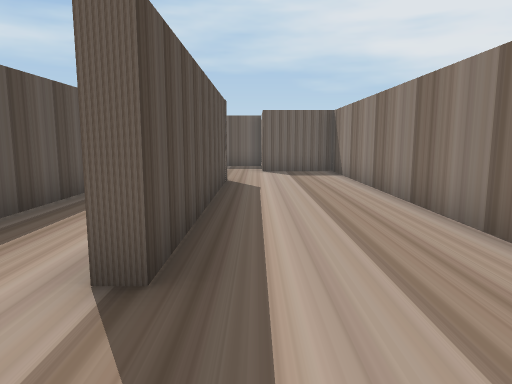
View 1 (above)

13 first-person views from a walk through a 3-D level made in the Unity game engine. The camera is 0.51 m above the floor, tilts 8° down and sees 70° across. The floor is counted in squares, 0.5 m on a side. Each view is taken from the middle of a square. On the plan, view 1 faces up. The plan holds only what a view shows up to about 13 squares ahead; the rest is blank.

View 2
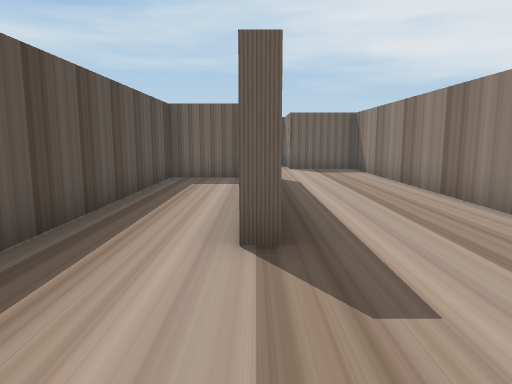

View 3
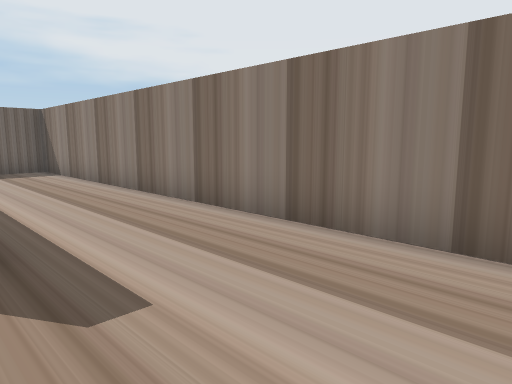

View 4
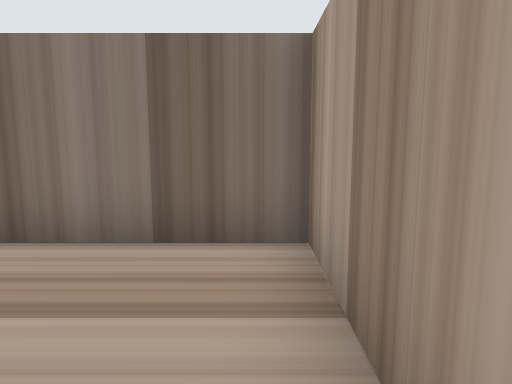

View 5
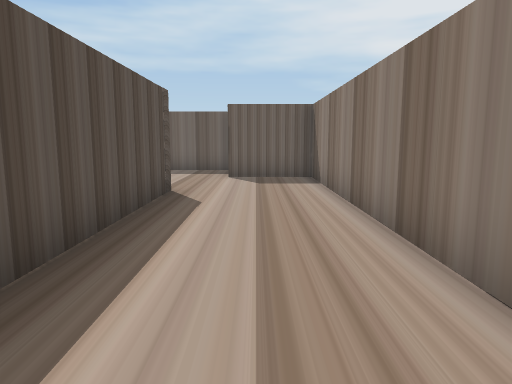

View 6
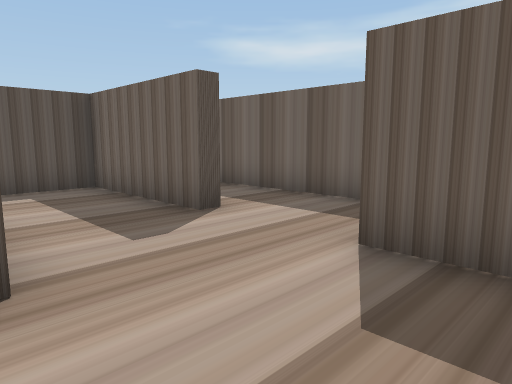

View 7
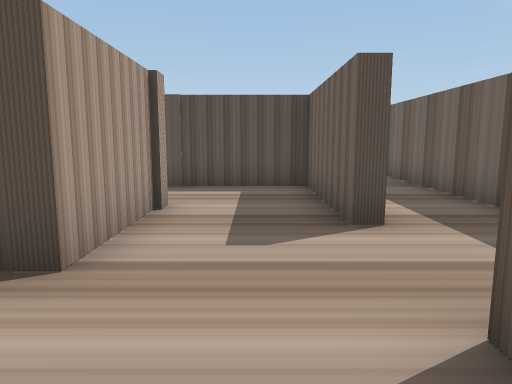

View 8
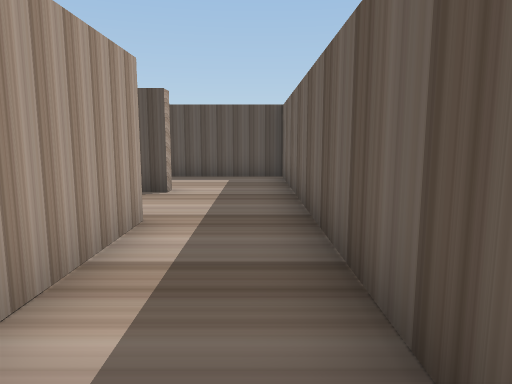

View 9
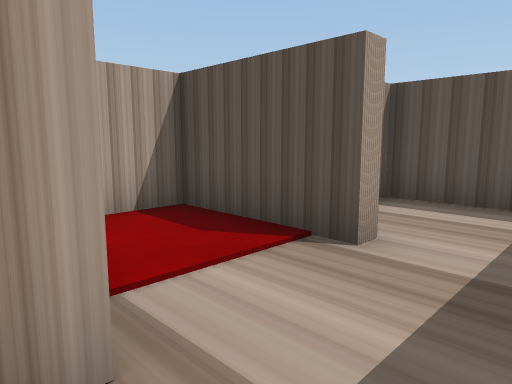

View 10
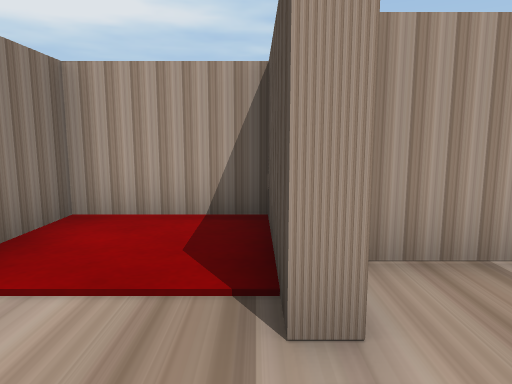

View 11
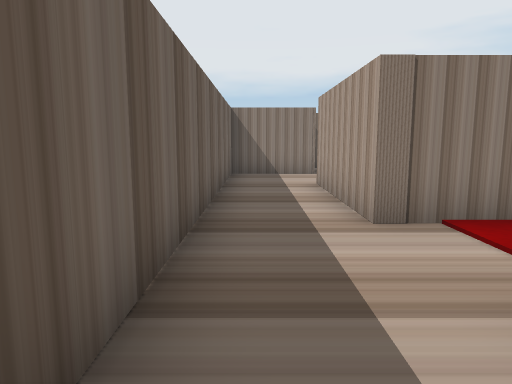

View 12
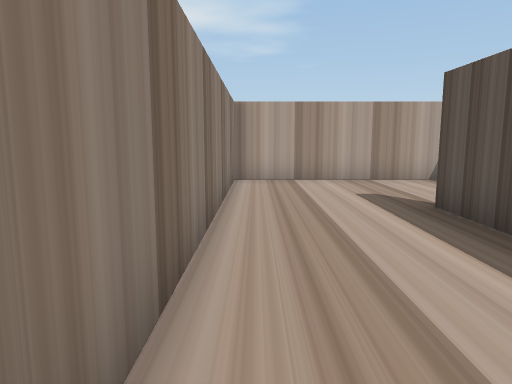

View 13
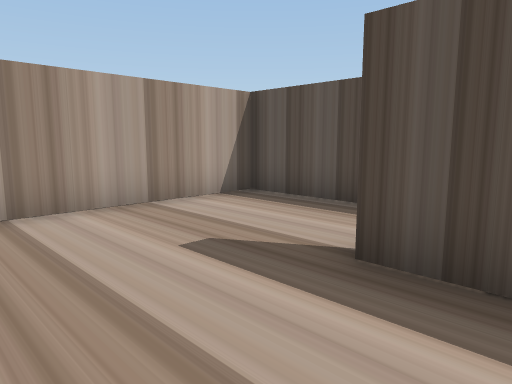

### Floor plan
Points are (right, up) in squares from view 1. A wall is a line through its corners. A room is listed if a view was taken in it or the views show most of it. See-through windows are left out.
Room 1 (views 1, 2, 3, 4, 5, 6, 7, 12, 13)
walls: (-1.4, 9.1) (-3.4, 9.1) (-3.4, -1.5) (2.6, -1.5) (2.6, 12.2) (0.2, 12.2); (-2.5, 9.5) (-0.8, 9.5) (-0.8, 2.4) (-1.2, 2.4); (-2.3, 12.6) (-2.3, 12.2)
ways out: opening at (-1.5, 12) to room 2; opening at (-3.5, 10.5)
Room 2 (views 8, 9, 10, 11)
walls: (-9.6, 12.2) (-9.2, 12.2) (-9.2, 9.2) (-6.6, 9.2) (-6.6, 12.6) (-2.3, 12.6); (0.2, 12.2) (0.2, 14.8) (-12.3, 14.8) (-12.3, 11) (-9.9, 11)
ways out: opening at (-1.5, 12) to room 1

Where each view was taken, in squares from view 1:
view 1: 0 up, 0 right, facing up
view 2: 1 down, 1 left, facing up
view 3: 1 down, 1 left, facing up-right
view 4: 1 down, 1 left, facing right
view 5: 2 up, 1 right, facing up
view 6: 9 up, 2 right, facing up-left
view 7: 11 up, 2 right, facing left
view 8: 14 up, 2 left, facing left
view 9: 14 up, 6 left, facing down-left
view 10: 14 up, 9 left, facing down
view 11: 14 up, 11 left, facing right
view 12: 8 up, 2 right, facing down
view 13: 4 up, 2 right, facing down-left
